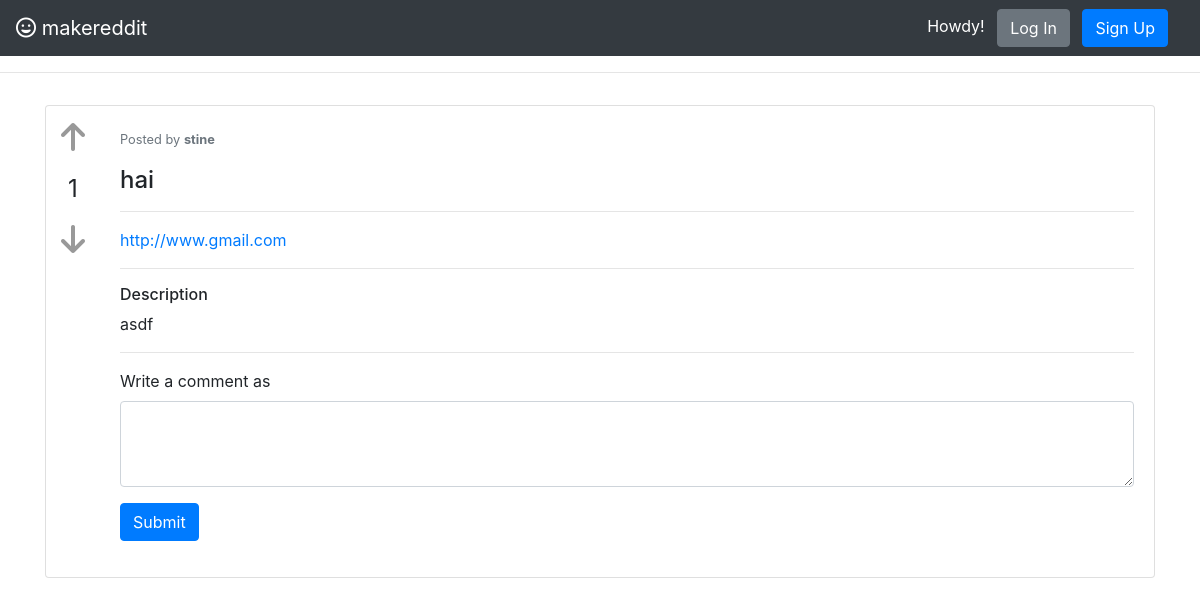
Screenshot of /entry/2 with the database file from the repository.
### app/models/user.py (models this page shows, shortened)
class User(UserMixin, db.Model):
    id = db.Column(db.Integer, primary_key=True)
    username = db.Column(db.String(64), index=True, unique=True)
    email = db.Column(db.String(120), index=True, unique=True)
    password_hash = db.Column(db.String(128))
    entry = db.relationship('Entry', backref='author', lazy='dynamic')

### app/models/entry.py (models this page shows, shortened)
class Entry(db.Model):
    id = db.Column(db.Integer, primary_key=True)
    title = db.Column(db.String(200))
    content = db.Column(db.Text)
    url = db.Column(db.Text)
    timestamp = db.Column(db.DateTime, index=True, default=datetime.utcnow)
    author_id = db.Column(db.Integer, db.ForeignKey('user.id'), nullable=False)

### app/entry/views.py (the view)
@entry.route('/<id>')
def detail(id):
    entry = Entry.query.get(id)
    return render_template('entry.html', entry=entry)

### app/templates/entry.html (shortened to what this page needs)
{% extends 'base.html' %}
{% block content %}
<div id="post-container">
  <div class="card mb-3" style="display: flex; flex-direction: row;">
    <div class="vote-box">
      <a onclick="upvote(this, 1);"><i class="fas fa-arrow-up"></i></a>
      <p class="numvotes">1</p>
      <a onclick="downvote(this, 1);"><i class="fas fa-arrow-down"></i></a>
    </div>
    <div class="card-body border-dark">
      <p class="post-title card-text text-dark">
        <small class="text-muted">Posted by <b>{{ entry.author.username }}</b></small>
        <div>
          <h4>
            {{ entry.title }}
          </h4>
          <hr>
            <a href="{{ entry.url }}">{{ entry.url }}</a>
          <hr>
          <h6>Description</h6>
          <p>
            {{ entry.content }}
          </p>
        </div>
        <hr>
        <form>
          <div class="form-group">
            <label for="comment-text">Write a comment as <b>{{ username }}</b></label>
            <textarea class="form-control" id="comment-text" rows="3"></textarea>
          </div>
          <button type="submit" class="btn btn-primary">Submit</button>
        </form>
      </p>
    </div>
  </div>
</div>
{% endblock %}

### app/static/style.css (style rules this page uses)
.vote-box { padding: 15px; }
.vote-box .fas { font-size: 2em; color: #999; }
.vote-box .numvotes { text-align: center; margin-top: 1rem; font-size: 1.5em; }

### rows the page displays
User: author.username "stine"
Entry: title "hai", url "http://www.gmail.com", content "asdf"
